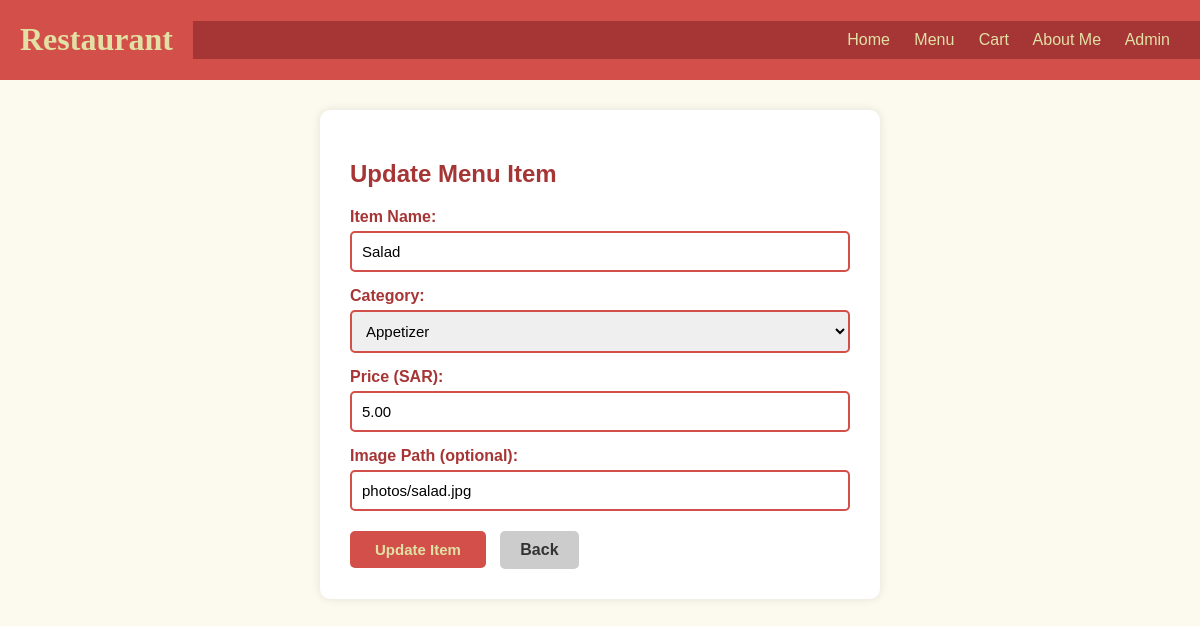
The app's page /update.php?id=1 (signed in) with its own data.
### tables this page shows
CREATE TABLE IF NOT EXISTS menu_items (
    id INT AUTO_INCREMENT PRIMARY KEY,
    item_name VARCHAR(100) NOT NULL,
    category VARCHAR(50) NOT NULL,
    price DECIMAL(10,2) NOT NULL,
    image VARCHAR(255) DEFAULT NULL
);

### update.php (the view, shortened to what this page needs)
<?php
include 'connect.php';
$id = intval($_GET['id'] ?? 0);
$stmt = $conn->prepare("SELECT * FROM menu_items WHERE id = ?");
$stmt->bind_param("i", $id);
$stmt->execute();
$row = $stmt->get_result()->fetch_assoc();
?>
<!DOCTYPE html>
<html lang="en">
<head>
    <link rel="stylesheet" href="css/Template.css">
    <link rel="stylesheet" href="css/admin.css">
</head>
<body>
<header>
    <h1>Restaurant</h1>
    <nav>
        <a href="index.html">Home</a>
        <a href="menu.html">Menu</a>
        <a href="cart.html">Cart</a>
        <a href="me.html">About Me</a>
        <a href="admin.php">Admin</a>
    </nav>
</header>
<div class="container form-container">
    <h2>Update Menu Item</h2>
    <form method="POST">
        <label>Item Name:</label>
        <input type="text" name="item_name" value="<?php echo htmlspecialchars($row['item_name']); ?>" required>
        <label>Category:</label>
        <select name="category" required>
            <?php
            $cats = ['Appetizer','Main Course','Dessert','Drinks'];
            foreach ($cats as $cat) {
                $selected = ($row['category'] === $cat) ? 'selected' : '';
                echo "<option value='$cat' $selected>$cat</option>";
            }
            ?>
        </select>
        <label>Price (SAR):</label>
        <input type="number" step="0.01" name="price" value="<?php echo htmlspecialchars($row['price']); ?>" required>
        <label>Image Path (optional):</label>
        <input type="text" name="image" value="<?php echo htmlspecialchars($row['image'] ?? ''); ?>" placeholder="photos/example.jpg">
        <button type="submit" name="update" class="btn-submit">Update Item</button>
        <a href="admin.php" class="btn-back">Back</a>
    </form>
</div>
</body>
</html>

### css/Template.css (style rules this page uses)
header { background-color: #D3504A; color: #E2E0A5; padding: 0px; position: fixed; top: 0; width: 100%; z-index: 1000; display: flex; justify-content: space-between; align-items: center; }
h1 { font-family: 'Comic Sans MS', cursive; width: auto; margin-left: 20px; margin-right: 20px; }
nav { background-color: #A63636; padding: 10px; text-align: right; width:85%; margin-left: auto }
nav a { color: #E2E0A5; text-decoration: none; margin-right: 20px; }

### css/admin.css (style rules this page uses)
body { font-family: Arial, sans-serif; margin: 0; padding: 0; background-color: #FCFAEF; }
.container { max-width: 900px; margin: 110px auto 40px; padding: 30px; background-color: #fff; border-radius: 10px; box-shadow: 0px 0px 10px rgba(0,0,0,0.1); }
h2 { color: #A63636; margin-bottom: 20px; }
.form-container { max-width: 500px; }
.form-container label { display: block; color: #A63636; font-weight: bold; margin-top: 15px; margin-bottom: 5px; }
.form-container input, .form-container select { width: 100%; padding: 10px; border: 2px solid #D3504A; border-radius: 5px; box-sizing: border-box; font-size: 15px; }
.btn-submit { margin-top: 20px; padding: 10px 25px; background-color: #D3504A; color: #E2E0A5; border: none; border-radius: 5px; font-size: 15px; font-weight: bold; cursor: pointer; margin-right: 10px; }
.btn-back { display: inline-block; padding: 10px 20px; background-color: #ccc; color: #333; border-radius: 5px; text-decoration: none; font-weight: bold; }

### records on screen
menu_items: item_name "Salad", price "5.00", image "photos/salad.jpg"

### other values on screen
form field category "Appetizer"
